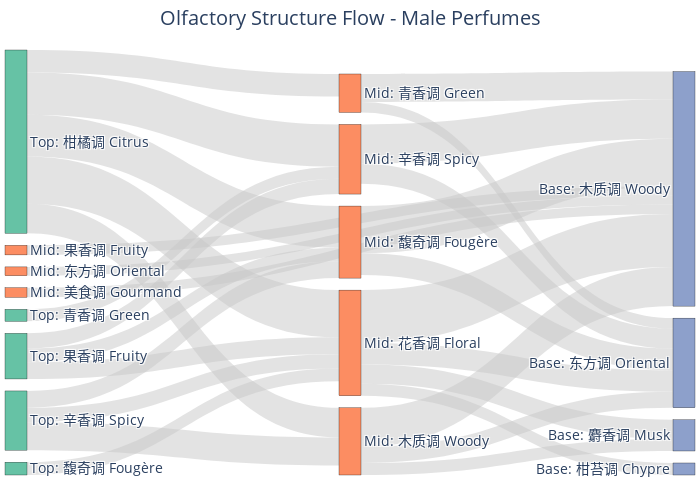
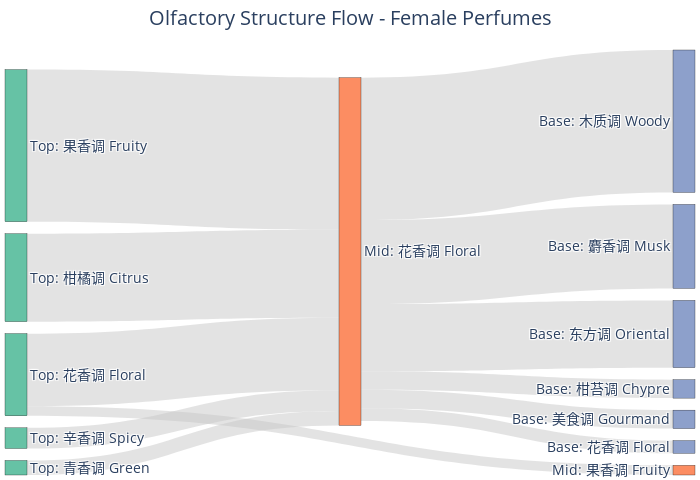
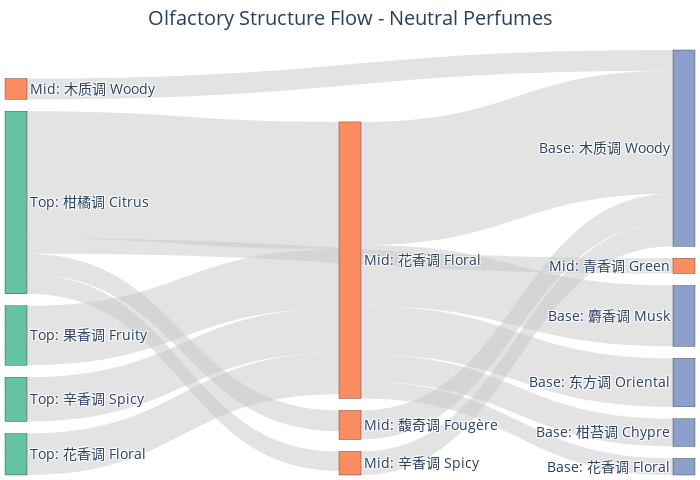

These figures' notebook cell, in order:
### Code cell
# Gender-Specific Sankey Diagrams
def plot_gender_sankey(target_gender, title_text, threshold=15, filename=None):
    df_gender = df_1976[df_1976['gender'] == target_gender]
    
    sankey_data = []
    for _, row in df_gender.iterrows():
        top = get_dominant_class_en(row['top_notes'])
        mid = get_dominant_class_en(row['middle_notes'])
        base = get_dominant_class_en(row['base_notes'])
        
        if top and mid:
            sankey_data.append({'source': f"Top: {top}", 'target': f"Mid: {mid}", 'value': 1})
        if mid and base:
            sankey_data.append({'source': f"Mid: {mid}", 'target': f"Base: {base}", 'value': 1})

    if not sankey_data:
        print(f"No data for {target_gender}")
        return

    df_sankey = pd.DataFrame(sankey_data)
    df_sankey = df_sankey.groupby(['source', 'target']).count().reset_index()
    df_sankey = df_sankey[df_sankey['value'] > threshold] 

    all_nodes = list(pd.concat([df_sankey['source'], df_sankey['target']]).unique())
    node_map = {node: i for i, node in enumerate(all_nodes)}

    node_colors = ["#66c2a5" if "Top" in n else "#fc8d62" if "Mid" in n else "#8da0cb" for n in all_nodes]

    fig = go.Figure(data=[go.Sankey(
        node = dict(
          pad = 12,
          thickness = 22,
          line = dict(color = "black", width = 0.3),
          label = all_nodes,
          color = node_colors
        ),
        link = dict(
          source = [node_map[s] for s in df_sankey['source']],
          target = [node_map[t] for t in df_sankey['target']],
          value = df_sankey['value'],
          color = "rgba(200, 200, 200, 0.5)" 
      ))])

    fig.update_layout(
        title={'text': title_text, 'x': 0.5, 'xanchor': 'center'},
        font_size=14,
        width=700,
        height=480,
        template='plotly_white',
        margin=dict(t=50, l=5, r=5, b=5)
    )
    if filename:
        fig.write_image(filename, scale=3)
    fig.show()

# Plot for Male
plot_gender_sankey('male', "Olfactory Structure Flow - Male Perfumes", threshold=10, filename="img/sankey_male.png")

# Plot for Female
plot_gender_sankey('female', "Olfactory Structure Flow - Female Perfumes", threshold=20, filename="img/sankey_female.png")

# Plot for Neutral
plot_gender_sankey('neutral', "Olfactory Structure Flow - Neutral Perfumes", threshold=10, filename="img/sankey_neutral.png")

### Figure 1 — Plotly figure (JSON) as saved in the notebook; plotly's stock layout.template omitted (floating-point values rounded to 4 significant figures)
{"data": [{"link": {"color": "rgba(200, 200, 200, 0.5)", "source": [0, 1, 1, 1, 2, 3, 4, 4, 4, 4, 5, 5, 6, 6, 7, 7, 8, 8, 8, 9, 9, 9, 9, 9, 10, 10, 10, 11, 12], "target": [13, 14, 13, 15, 13, 13, 14, 13, 16, 15, 14, 13, 14, 13, 14, 13, 4, 5, 7, 1, 4, 5, 6, 7, 1, 4, 7, 5, 4], "value": [11, 20, 49, 15, 12, 12, 27, 66, 15, 24, 25, 49, 13, 35, 27, 59, 21, 19, 17, 37, 59, 53, 28, 52, 35, 18, 21, 15, 16]}, "node": {"color": ["#fc8d62", "#fc8d62", "#fc8d62", "#fc8d62", "#fc8d62", "#fc8d62", "#fc8d62", "#fc8d62", "#66c2a5", "#66c2a5", "#66c2a5", "#66c2a5", "#66c2a5", "#8da0cb", "#8da0cb", "#8da0cb", "#8da0cb"], "label": ["Mid: 东方调 Oriental", "Mid: 木质调 Woody", "Mid: 果香调 Fruity", "Mid: 美食调 Gourmand", "Mid: 花香调 Floral", "Mid: 辛香调 Spicy", "Mid: 青香调 Green", "Mid: 馥奇调 Fougère", "Top: 果香调 Fruity", "Top: 柑橘调 Citrus", "Top: 辛香调 Spicy", "Top: 青香调 Green", "Top: 馥奇调 Fougère", "Base: 木质调 Woody", "Base: 东方调 Oriental", "Base: 麝香调 Musk", "Base: 柑苔调 Chypre"], "line": {"color": "black", "width": 0.3}, "pad": 12, "thickness": 22}, "type": "sankey"}], "layout": {"font": {"size": 14}, "height": 480, "margin": {"b": 5, "l": 5, "r": 5, "t": 50}, "title": {"text": "Olfactory Structure Flow - Male Perfumes", "x": 0.5, "xanchor": "center"}, "width": 700}}

### Figure 2 — Plotly figure (JSON) as saved in the notebook; plotly's stock layout.template omitted (floating-point values rounded to 4 significant figures)
{"data": [{"link": {"color": "rgba(200, 200, 200, 0.5)", "source": [0, 0, 0, 0, 0, 0, 1, 2, 3, 3, 4, 5], "target": [6, 7, 8, 9, 10, 11, 0, 0, 12, 0, 0, 0], "value": [153, 324, 42, 42, 29, 191, 346, 200, 22, 165, 47, 33]}, "node": {"color": ["#fc8d62", "#66c2a5", "#66c2a5", "#66c2a5", "#66c2a5", "#66c2a5", "#8da0cb", "#8da0cb", "#8da0cb", "#8da0cb", "#8da0cb", "#8da0cb", "#fc8d62"], "label": ["Mid: 花香调 Floral", "Top: 果香调 Fruity", "Top: 柑橘调 Citrus", "Top: 花香调 Floral", "Top: 辛香调 Spicy", "Top: 青香调 Green", "Base: 东方调 Oriental", "Base: 木质调 Woody", "Base: 柑苔调 Chypre", "Base: 美食调 Gourmand", "Base: 花香调 Floral", "Base: 麝香调 Musk", "Mid: 果香调 Fruity"], "line": {"color": "black", "width": 0.3}, "pad": 12, "thickness": 22}, "type": "sankey"}], "layout": {"font": {"size": 14}, "height": 480, "margin": {"b": 5, "l": 5, "r": 5, "t": 50}, "title": {"text": "Olfactory Structure Flow - Female Perfumes", "x": 0.5, "xanchor": "center"}, "width": 700}}

### Figure 3 — Plotly figure (JSON) as saved in the notebook; plotly's stock layout.template omitted (floating-point values rounded to 4 significant figures)
{"data": [{"link": {"color": "rgba(200, 200, 200, 0.5)", "source": [0, 1, 1, 1, 1, 1, 2, 3, 4, 5, 5, 5, 5, 6, 7], "target": [8, 9, 8, 10, 11, 12, 8, 8, 1, 1, 2, 13, 3, 1, 1], "value": [15, 35, 89, 20, 12, 44, 17, 21, 43, 92, 14, 11, 15, 30, 32]}, "node": {"color": ["#fc8d62", "#fc8d62", "#fc8d62", "#fc8d62", "#66c2a5", "#66c2a5", "#66c2a5", "#66c2a5", "#8da0cb", "#8da0cb", "#8da0cb", "#8da0cb", "#8da0cb", "#fc8d62"], "label": ["Mid: 木质调 Woody", "Mid: 花香调 Floral", "Mid: 辛香调 Spicy", "Mid: 馥奇调 Fougère", "Top: 果香调 Fruity", "Top: 柑橘调 Citrus", "Top: 花香调 Floral", "Top: 辛香调 Spicy", "Base: 木质调 Woody", "Base: 东方调 Oriental", "Base: 柑苔调 Chypre", "Base: 花香调 Floral", "Base: 麝香调 Musk", "Mid: 青香调 Green"], "line": {"color": "black", "width": 0.3}, "pad": 12, "thickness": 22}, "type": "sankey"}], "layout": {"font": {"size": 14}, "height": 480, "margin": {"b": 5, "l": 5, "r": 5, "t": 50}, "title": {"text": "Olfactory Structure Flow - Neutral Perfumes", "x": 0.5, "xanchor": "center"}, "width": 700}}
